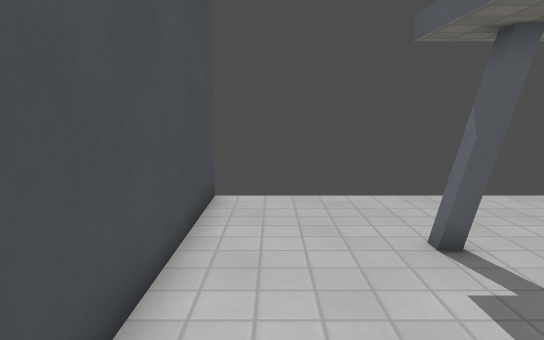
[1] (above)

12 first-person views from a walk through a 3-D level made in the Godot game engine. The camera is 1.2 m above the floor, tilts 8° down and sees 70° across. The floor is counted in squares, 0.5 m on a side. Each view is taken from the middle of a square. On the plan, view 1 faces up. The plan holds only what a view shows up to about 20 squares ahead; the rest is blank. Surface patterns are stand-ins for the level's own textures.

[2]
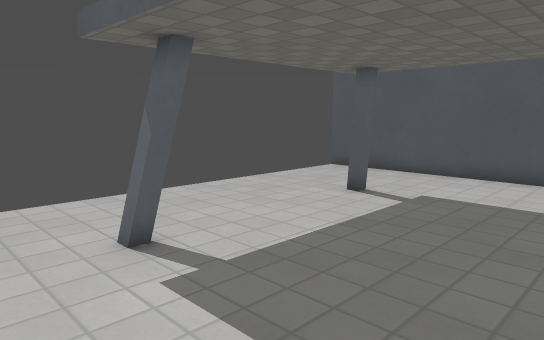

[3]
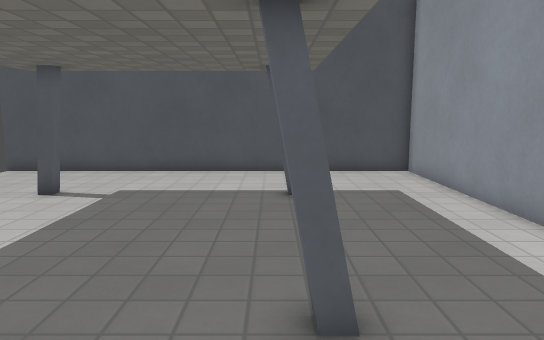

[4]
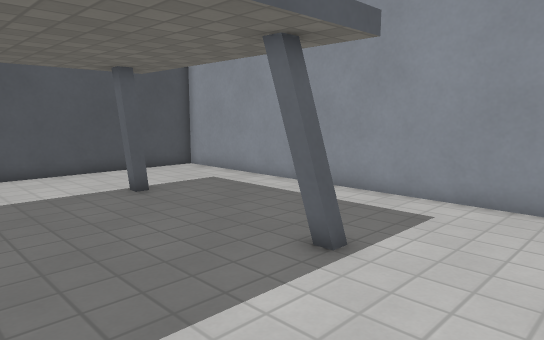

[5]
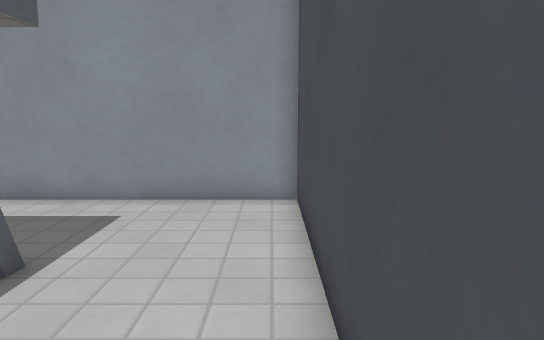

[6]
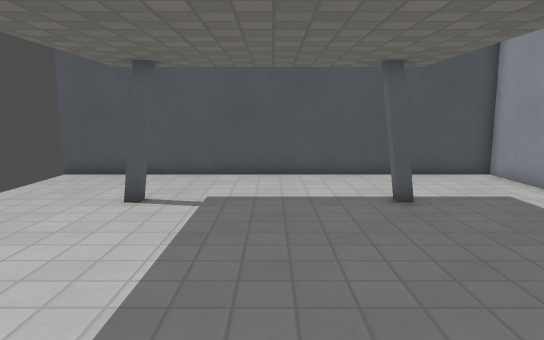

[7]
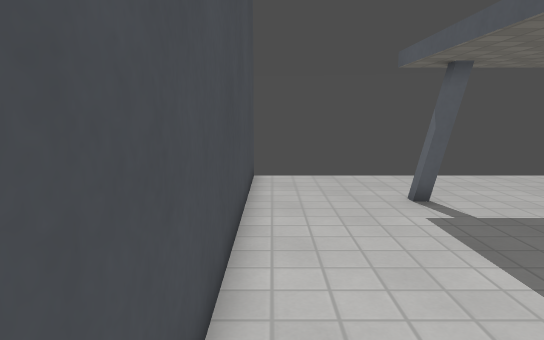

[8]
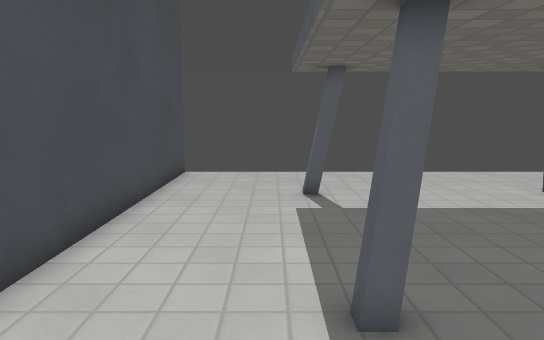

[9]
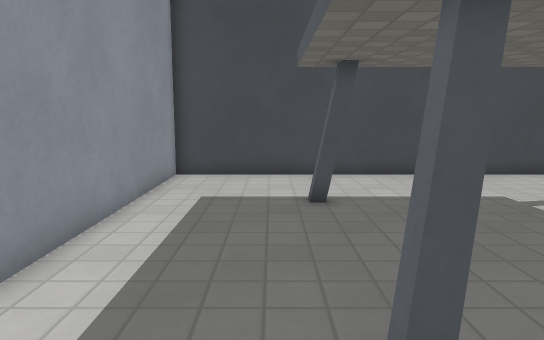

[10]
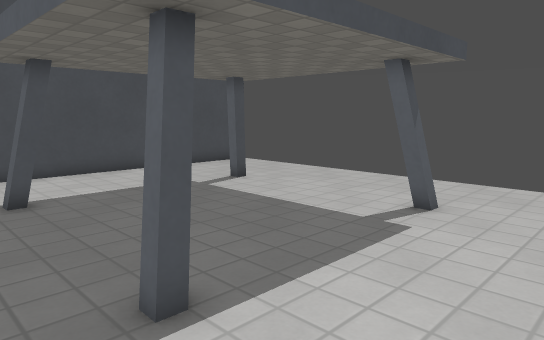

[11]
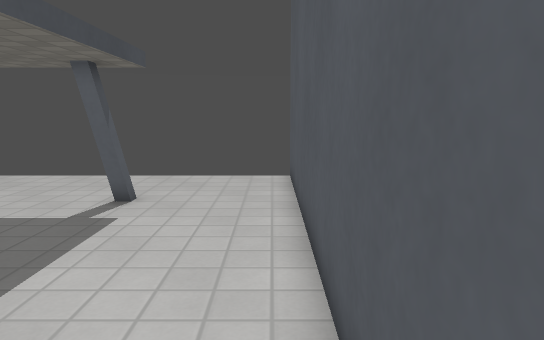

[12]
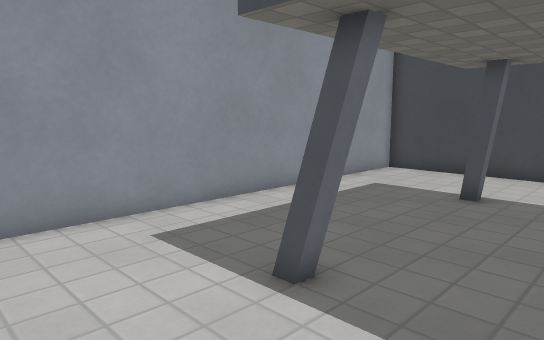

### Floor plan
Points are (right, up) in squares from view 1. A wall is a line through its corners. A room is listed if a view was taken in it or the views show most of it. See-through windows are left out.
Room 1 (views 1, 2, 3, 4, 5, 6, 7, 8, 9, 10, 11, 12)
walls: (3.9, 0) (3.9, -0.4); (10.3, 0) (10.7, 0); (3.7, 6.1) (3.2, 6.2); (10.1, 6.3) (10.1, 6.9); (10.5, 0.1) (10.5, -0.6); (3.7, 6.3) (3.2, 6.3); (3.5, 6.1) (3.5, 6.5); (3.5, -0.3) (3.5, 0.2) (3.7, 0.2); (10.7, 6.1) (10.1, 6.1); (10.5, -0.4) (9.9, -0.4); (3.7, -0.6) (3.2, -0.6); (10.7, -0.2) (10.7, -0.8); (3.9, 6.8) (3.9, 6.3); (10.1, -0.8) (10.1, -0.2); (10.5, 6.5) (10.5, 6.1); (10.7, 6.3) (10.5, 6.3); (3.2, -0.3) (3.2, 0) (3.7, 0) (3.7, -0.4) (3.2, -0.4); (3.7, 7) (3.7, 6.5); (3.2, 6.6) (3.2, 7); (10.9, -0.6) (10.3, -0.6); (10.7, 6.9) (10.7, 6.5); (-1.7, 11.6) (-1.7, -5.9) (15.7, -5.9) (15.7, 11.6)
low walls: (3.7, 6.5) (3.2, 6.6); (10.3, 6.5) (10.3, 7); (3.5, -0.4) (3.5, -0.8) (3.1, -0.8) (3.1, 0); (10.3, -0.8) (10.3, -0.2); (10.9, -0.2) (10.9, -0.8); (10.7, 6.5) (10.5, 6.5) (10.5, 7.1); (2.9, -0.3) (3.2, -0.3); (10.7, -0.8) (10.5, -0.8) (10.5, -0.2) (10.7, -0.2); (3.1, 6.6) (3.1, 7.1); (10.9, 7.1) (10.9, 6.5)

Positions as (right, up) in squares from view 1, and headings:
1: (0, 0), facing up
2: (0, 0), facing up-right
3: (-1, 0), facing right
4: (-1, 5), facing down-right
5: (-1, 5), facing down
6: (0, 3), facing right
7: (-1, -4), facing up
8: (2, -5), facing up
9: (14, -2), facing left
10: (15, -3), facing up-left
11: (15, -4), facing up
12: (15, 3), facing down-left
